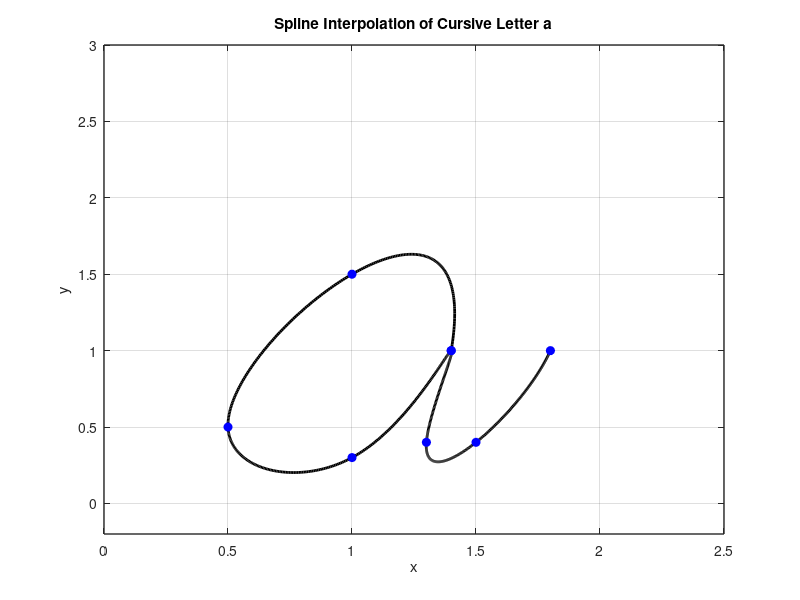

Write MATLAB code to recreate this figure.
x = [1.4 1 0.5 1 1.4 1.3 1.5 1.8];
y = [1 1.5 0.5 0.3 1 0.4 0.4 1];

n = length(x);
t = 0:n-1; % Parametric coordinate t
tt = 0:0.01:n-1; % More dense coordinate tt for spline interpolation

% Compute spline interpolation
xx = spline(t, x, tt);
yy = spline(t, y, tt);

% Plot settings
figure(1)
plot(xx, yy, 'k', 'LineWidth', 2) % plot spline
hold on
plot(x, y, 'bo', 'MarkerFaceColor', 'b') % plot data points
axis([0 2.5 -0.2 3])
grid on
title('Spline Interpolation of Cursive Letter a')
xlabel('x')
ylabel('y')
set(gca, 'FontSize', 10, 'LineWidth', 1)
grid on